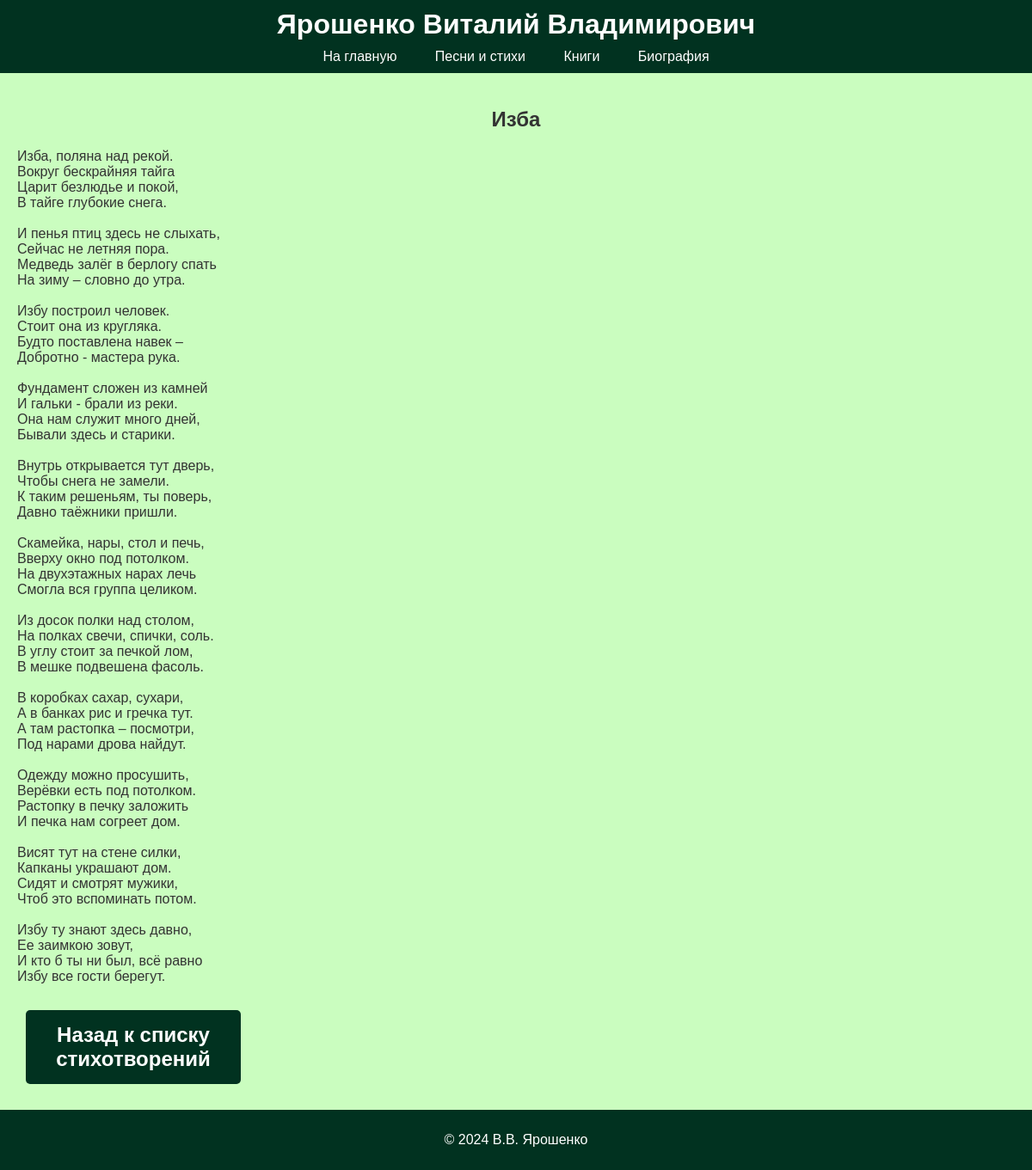
Screenshot of /songs/34/ with the database file from the repository.
### songs/models.py (models this page shows, shortened)
class Song(models.Model):
    CATEGORY_CHOICES = [
        ('poem', 'Стихотворение'),
        ('song', 'Песня'),
        ('story', 'Рассказ'),
    ]
    title = models.CharField(max_length=200)
    category = models.CharField(max_length=10, choices=CATEGORY_CHOICES, default='poem')
    lyrics = models.TextField()
    audio_file = models.FileField(upload_to='songs/', blank=True, null=True)  # Сделали поле опциональным
    created_at = models.DateTimeField(auto_now_add=True)
    class Meta:
        ordering = ['title']  # Сортировка по алфавиту

### songs/views.py (the view)
# urls.py: path('<int:pk>/', views.song_detail, name='song_detail'),  # Детальная страница произведения
def song_detail(request, pk):
    song = get_object_or_404(Song, pk=pk)
    context = {
        'song': song,
        'category': song.category,  # Передаем категорию произведения
    }
    return render(request, 'songs/song_detail.html', context)

### songs/templates/songs/song_detail.html (shortened to what this page needs)
{% extends "base_generic.html" %}
{% block content %}
<h2 style="text-align: center;">{{ song.title }}</h2>
<p>{{ song.lyrics|linebreaksbr }}</p>
<div style="margin-top: 20px;">
        {% if category == 'poem' %}
            <a href="{% url 'poems_list' %}" class="button">Назад к списку стихотворений</a>
        {% elif category == 'song' %}
            <a href="{% url 'songs_list' %}" class="button">Назад к списку песен</a>
        {% elif category == 'story' %}
            <a href="{% url 'stories_list' %}" class="button">Назад к списку рассказов</a>
        {% else %}
            <a href="{% url 'works_list' %}" class="button">Назад к списку произведений</a>
        {% endif %}
    </div>
{% endblock %}

### static/css/styles.css (style rules this page uses)
html, body { margin: 0; padding: 0; height: 100%; font-family: Arial, sans-serif; background-color: #CAFDBF; color: #333; }
.button { display: inline-block; padding: 15px 30px; margin: 10px; font-size: 1.5em; font-weight: bold; color: #fff; background-color: #013220; text-align: center; text-decoration: none; border-radius: 5px; transition: background-color 0.3s ease; width: 250px; box-sizing: border-box; }

### rows the page displays
Song: title "Изба", lyrics "Изба, поляна над рекой. Вокруг бескрайняя тайга Царит безлюдье и покой, В тайге глубокие снега. И пенья птиц здесь не слыхать, Сейчас не летняя пора. Медведь залёг в берлогу спать На зиму – словно до утра. Избу построил человек. Стоит она из кругляка. Будто поставлена навек – Добротно - мастера рука. Фундамент сложен из камней И гальки - брали из реки. Она нам служит много дней, Бывали здесь и старики. Внутрь открывается тут дверь, Чтобы снега не замели. К таким решеньям, ты поверь, Давно таёжники пришли. Скамейка, нары, стол и печь, Вверху окно под потолком. На двухэтажных нарах лечь Смогла вся группа целиком. Из досок полки над столом, На полках свечи, спички, соль. В углу стоит за печкой…"
